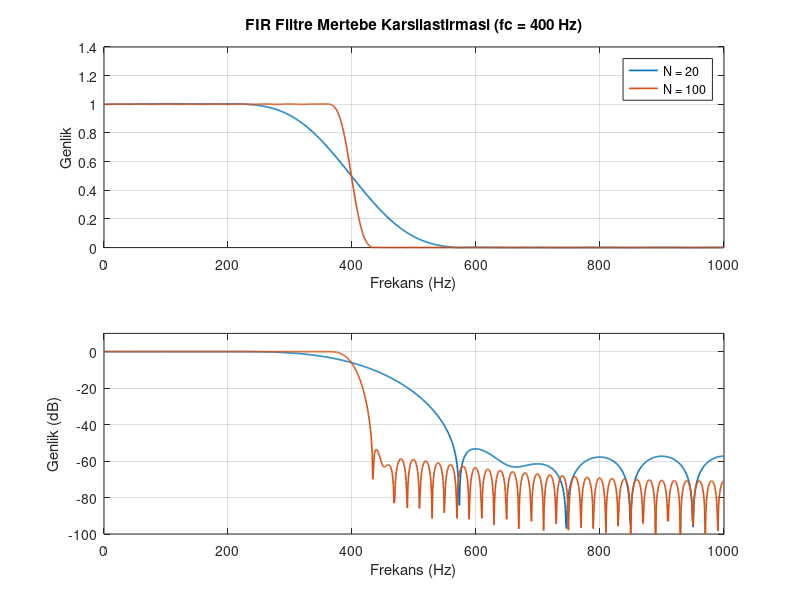
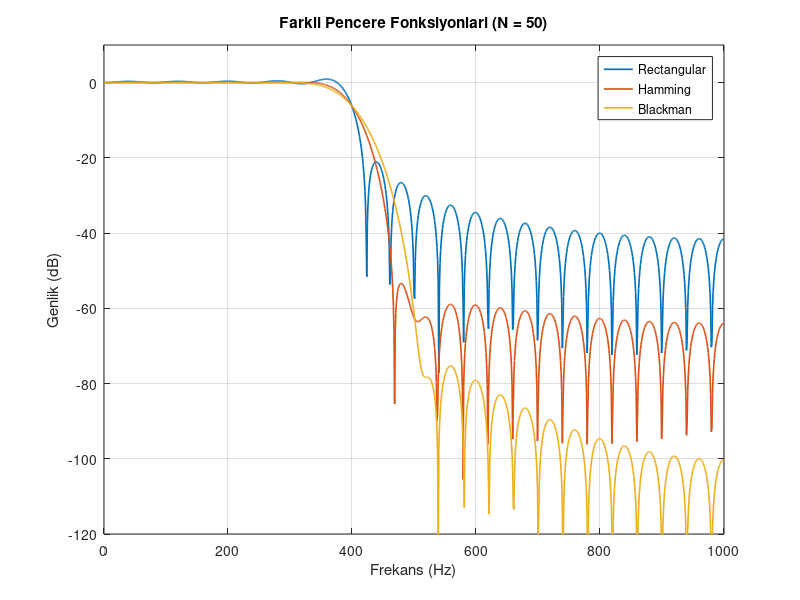
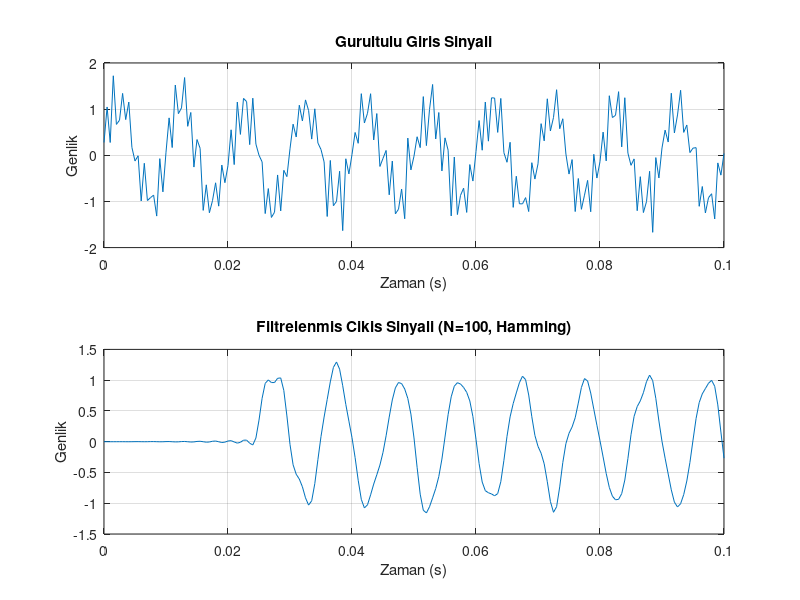

These charts were generated, in order, by the following MATLAB code:
clc; clear; close all;

%% parametreler
fs = 2000;              % ornekleme frekansi (hz)
fc = 400;               % kesim frekansi (hz)
wn = fc / (fs/2);       % normalize edilmis kesim frekansi

%% mertebe etkisi analizi
% ayni pencere (hamming) kullanilarak farkli mertebeler test edilmektedir
n1 = 20;                % dusuk mertebe
n2 = 100;               % yuksek mertebe

h1 = fir1(n1, wn, 'low', hamming(n1+1));
h2 = fir1(n2, wn, 'low', hamming(n2+1));

[H1, f] = freqz(h1, 1, 1024, fs);
[H2, ~] = freqz(h2, 1, 1024, fs);

figure('Name', 'Mertebe Karsilastirmasi', 'NumberTitle', 'off');
subplot(2,1,1);
plot(f, abs(H1), 'LineWidth', 1.2); hold on;
plot(f, abs(H2), 'LineWidth', 1.2);
grid on; xlim([0 fs/2]);
title(['FIR Filtre Mertebe Karsilastirmasi (fc = ', num2str(fc), ' Hz)']);
xlabel('Frekans (Hz)'); ylabel('Genlik');
legend(['N = ', num2str(n1)], ['N = ', num2str(n2)]);

subplot(2,1,2);
plot(f, 20*log10(abs(H1)), 'LineWidth', 1.2); hold on;
plot(f, 20*log10(abs(H2)), 'LineWidth', 1.2);
grid on; xlim([0 fs/2]); ylim([-100 10]);
xlabel('Frekans (Hz)'); ylabel('Genlik (dB)');
saveas(gcf, '../assets/order_comparison.png');

%% pencere fonksiyonu etkisi analizi
% ayni mertebe (n=50) kullanilarak farkli pencere tipleri test edilmektedir
n = 50;
h_rect = fir1(n, wn, 'low', rectwin(n+1));
h_hamm = fir1(n, wn, 'low', hamming(n+1));
h_black = fir1(n, wn, 'low', blackman(n+1));

[H_rect, ~] = freqz(h_rect, 1, 1024, fs);
[H_hamm, ~] = freqz(h_hamm, 1, 1024, fs);
[H_black, ~] = freqz(h_black, 1, 1024, fs);

figure('Name', 'Pencere Karsilastirmasi', 'NumberTitle', 'off');
plot(f, 20*log10(abs(H_rect)), 'LineWidth', 1.2); hold on;
plot(f, 20*log10(abs(H_hamm)), 'LineWidth', 1.2);
plot(f, 20*log10(abs(H_black)), 'LineWidth', 1.2);
grid on; xlim([0 fs/2]); ylim([-120 10]);
title(['Farkli Pencere Fonksiyonlari (N = ', num2str(n), ')']);
xlabel('Frekans (Hz)'); ylabel('Genlik (dB)');
legend('Rectangular', 'Hamming', 'Blackman');
saveas(gcf, '../assets/window_comparison.png');

%% uygulama: gurultulu sinyal filtreleme
% tasarlanan filtrenin zaman alanindaki etkisi incelenmektedir
t = (0:1/fs:0.1)'; 
signal = sin(2*pi*100*t);                       % 100 hz temiz sinyal
noise = 0.5*sin(2*pi*800*t) + 0.2*randn(size(t)); % 800 hz gurultu ve beyaz gurultu
noisy_signal = signal + noise;

filtered_signal = filter(h2, 1, noisy_signal);

figure('Name', 'Sinyal Filtreleme Uygulamasi', 'NumberTitle', 'off');
subplot(2,1,1);
plot(t, noisy_signal); grid on;
title('Gurultulu Giris Sinyali'); xlabel('Zaman (s)'); ylabel('Genlik');
subplot(2,1,2);
plot(t, filtered_signal); grid on;
title('Filtrelenmis Cikis Sinyali (N=100, Hamming)'); xlabel('Zaman (s)'); ylabel('Genlik');
saveas(gcf, '../assets/filtering_application.png');
